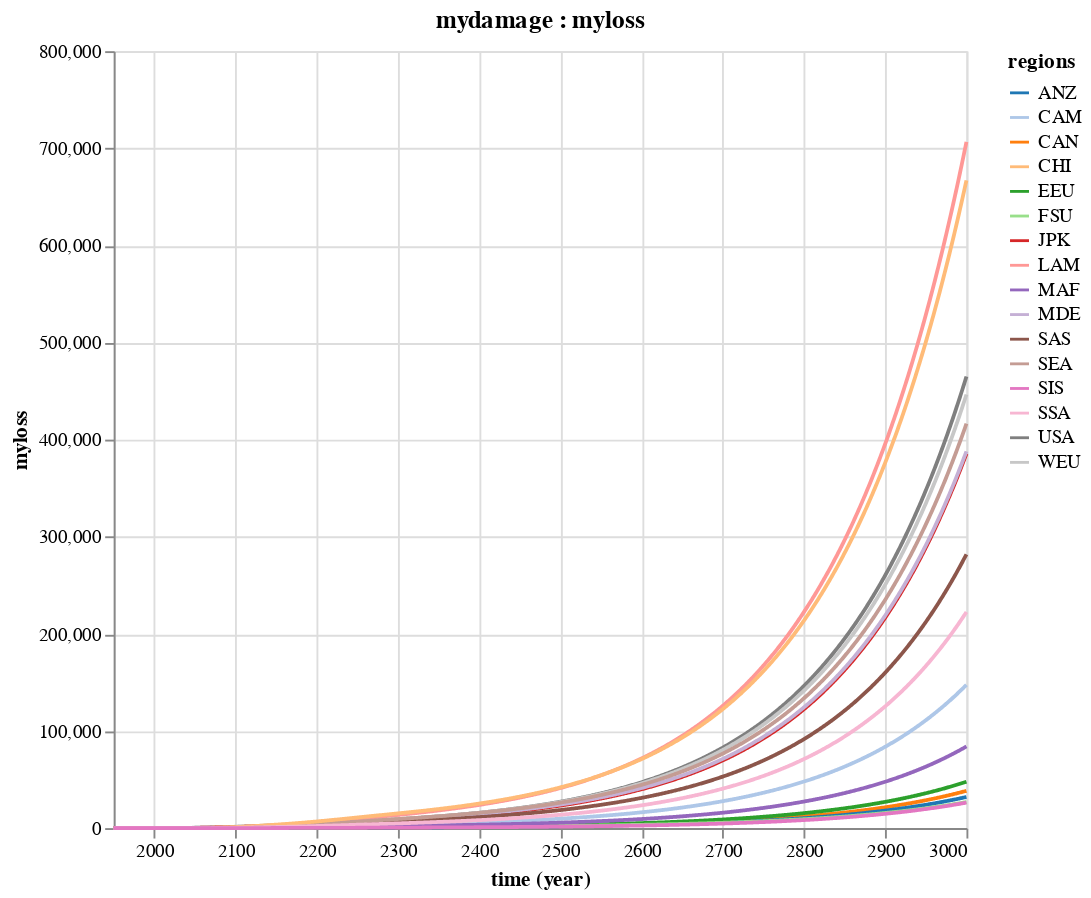

Source (notebook cell):
### Markdown cell above
Or we can directly access the `myloss` variable:

### Code cell
Mimi.plot(m_fund, :mydamage, :myloss)

### Figure 1 — Vega-Lite specification as saved in the notebook (floating-point values rounded to 4 significant figures; data arrays with more than 128 entries replaced by an {"elided": "..."} marker saying what was removed)
{"$schema": "https://vega.github.io/schema/vega-lite/v2.0.json", "data": {"values": {"elided": "16816 records"}}, "description": "plot for a specific component variable pair", "encoding": {"color": {"field": "regions", "scale": {"scheme": "category20"}, "type": "nominal"}, "x": {"field": "time", "timeUnit": "utcyear", "type": "temporal"}, "y": {"field": "myloss", "type": "quantitative"}}, "height": 410, "mark": {"type": "line"}, "title": "mydamage : myloss", "width": 450}
